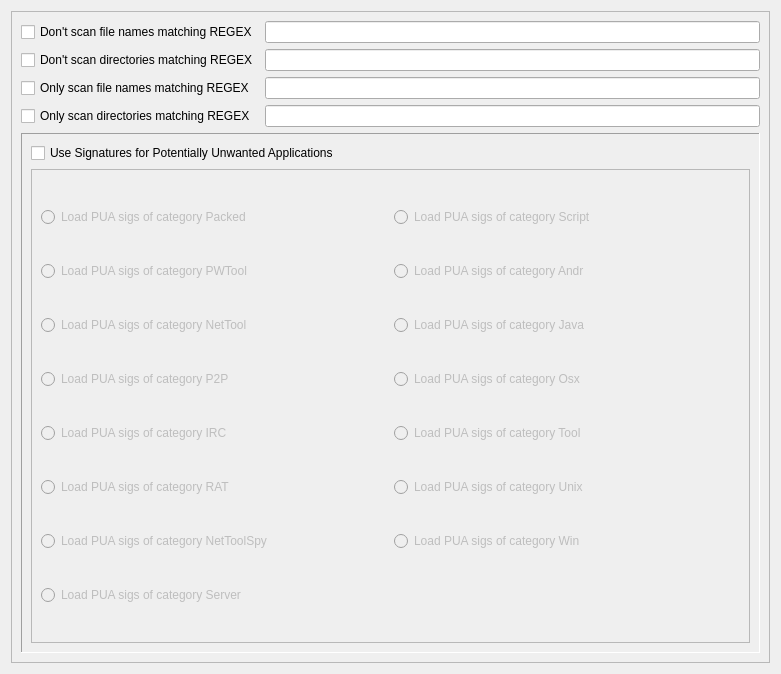
<?xml version="1.0" encoding="UTF-8"?>
<ui version="4.0">
 <class>includeExcludeOptions</class>
 <widget class="QWidget" name="includeExcludeOptions">
  <property name="geometry">
   <rect>
    <x>0</x>
    <y>0</y>
    <width>781</width>
    <height>674</height>
   </rect>
  </property>
  <property name="windowTitle">
   <string>Form</string>
  </property>
  <layout class="QGridLayout" name="gridLayout_3">
   <item row="0" column="0">
    <widget class="QScrollArea" name="scrollArea">
     <property name="widgetResizable">
      <bool>true</bool>
     </property>
     <widget class="QWidget" name="scrollAreaWidgetContents">
      <property name="geometry">
       <rect>
        <x>0</x>
        <y>0</y>
        <width>761</width>
        <height>654</height>
       </rect>
      </property>
      <layout class="QGridLayout" name="gridLayout_4">
       <item row="0" column="0">
        <widget class="QCheckBox" name="dontScanFileNameCheckBox">
         <property name="text">
          <string>Don't scan file names matching REGEX</string>
         </property>
        </widget>
       </item>
       <item row="0" column="1">
        <widget class="QLineEdit" name="dontScanFileNameLineEdit"/>
       </item>
       <item row="1" column="0">
        <widget class="QCheckBox" name="dontScanDirCheckBox">
         <property name="text">
          <string>Don't scan directories matching REGEX</string>
         </property>
        </widget>
       </item>
       <item row="1" column="1">
        <widget class="QLineEdit" name="dontScanDirLineEdit"/>
       </item>
       <item row="2" column="0">
        <widget class="QCheckBox" name="onlyScanFileNameCheckBox">
         <property name="text">
          <string>Only scan file names matching REGEX</string>
         </property>
        </widget>
       </item>
       <item row="2" column="1">
        <widget class="QLineEdit" name="onlyScanFileNameLineEdit"/>
       </item>
       <item row="3" column="0">
        <widget class="QCheckBox" name="onlyScanDirCheckBox">
         <property name="text">
          <string>Only scan directories matching REGEX</string>
         </property>
        </widget>
       </item>
       <item row="3" column="1">
        <widget class="QLineEdit" name="onlyScanDirLineEdit"/>
       </item>
       <item row="4" column="0" colspan="2">
        <widget class="QFrame" name="frame">
         <property name="frameShape">
          <enum>QFrame::Panel</enum>
         </property>
         <property name="frameShadow">
          <enum>QFrame::Sunken</enum>
         </property>
         <layout class="QGridLayout" name="gridLayout_2">
          <item row="0" column="0">
           <widget class="QCheckBox" name="enablePUACheckBox">
            <property name="text">
             <string>Use Signatures for Potentially Unwanted Applications</string>
            </property>
           </widget>
          </item>
          <item row="1" column="0">
           <widget class="QFrame" name="PUAFrame">
            <property name="enabled">
             <bool>false</bool>
            </property>
            <property name="frameShape">
             <enum>QFrame::StyledPanel</enum>
            </property>
            <property name="frameShadow">
             <enum>QFrame::Raised</enum>
            </property>
            <layout class="QGridLayout" name="gridLayout">
             <item row="0" column="0">
              <widget class="QRadioButton" name="loadPUAPackedRadioButon">
               <property name="text">
                <string>Load PUA sigs of category Packed</string>
               </property>
               <property name="autoExclusive">
                <bool>false</bool>
               </property>
              </widget>
             </item>
             <item row="7" column="0">
              <widget class="QRadioButton" name="loadPUANetToolSpyRadioButton">
               <property name="text">
                <string>Load PUA sigs of category NetToolSpy</string>
               </property>
               <property name="autoExclusive">
                <bool>false</bool>
               </property>
              </widget>
             </item>
             <item row="8" column="0">
              <widget class="QRadioButton" name="loadPUAServerRadioButton">
               <property name="text">
                <string>Load PUA sigs of category Server</string>
               </property>
               <property name="autoExclusive">
                <bool>false</bool>
               </property>
              </widget>
             </item>
             <item row="2" column="0">
              <widget class="QRadioButton" name="loadPUAPWToolRadioButton">
               <property name="text">
                <string>Load PUA sigs of category PWTool</string>
               </property>
               <property name="autoExclusive">
                <bool>false</bool>
               </property>
              </widget>
             </item>
             <item row="6" column="0">
              <widget class="QRadioButton" name="loadPUARATRadioButton">
               <property name="text">
                <string>Load PUA sigs of category RAT</string>
               </property>
               <property name="autoExclusive">
                <bool>false</bool>
               </property>
              </widget>
             </item>
             <item row="3" column="0">
              <widget class="QRadioButton" name="loadPUANetToolRadioButton">
               <property name="text">
                <string>Load PUA sigs of category NetTool</string>
               </property>
               <property name="checked">
                <bool>false</bool>
               </property>
               <property name="autoExclusive">
                <bool>false</bool>
               </property>
              </widget>
             </item>
             <item row="0" column="1">
              <widget class="QRadioButton" name="loadPUAScriptRadioButton">
               <property name="text">
                <string>Load PUA sigs of category Script</string>
               </property>
               <property name="autoExclusive">
                <bool>false</bool>
               </property>
              </widget>
             </item>
             <item row="5" column="0">
              <widget class="QRadioButton" name="loadPUAIRCRadioButton">
               <property name="text">
                <string>Load PUA sigs of category IRC</string>
               </property>
               <property name="autoExclusive">
                <bool>false</bool>
               </property>
              </widget>
             </item>
             <item row="4" column="0">
              <widget class="QRadioButton" name="loadPUAP2PRadioButton">
               <property name="text">
                <string>Load PUA sigs of category P2P</string>
               </property>
               <property name="autoExclusive">
                <bool>false</bool>
               </property>
              </widget>
             </item>
             <item row="2" column="1">
              <widget class="QRadioButton" name="loadPUAAndrRadioButton">
               <property name="text">
                <string>Load PUA sigs of category Andr</string>
               </property>
               <property name="autoExclusive">
                <bool>false</bool>
               </property>
              </widget>
             </item>
             <item row="3" column="1">
              <widget class="QRadioButton" name="loadPUAJavaRadioButton">
               <property name="text">
                <string>Load PUA sigs of category Java</string>
               </property>
               <property name="autoExclusive">
                <bool>false</bool>
               </property>
              </widget>
             </item>
             <item row="4" column="1">
              <widget class="QRadioButton" name="loadPUAOsxRadioButton">
               <property name="text">
                <string>Load PUA sigs of category Osx</string>
               </property>
               <property name="autoExclusive">
                <bool>false</bool>
               </property>
              </widget>
             </item>
             <item row="5" column="1">
              <widget class="QRadioButton" name="loadPUAToolRadioButton">
               <property name="text">
                <string>Load PUA sigs of category Tool</string>
               </property>
               <property name="autoExclusive">
                <bool>false</bool>
               </property>
              </widget>
             </item>
             <item row="6" column="1">
              <widget class="QRadioButton" name="loadPUAUnixRadioButton">
               <property name="text">
                <string>Load PUA sigs of category Unix</string>
               </property>
               <property name="autoExclusive">
                <bool>false</bool>
               </property>
              </widget>
             </item>
             <item row="7" column="1">
              <widget class="QRadioButton" name="loadPUAWinRadioButton">
               <property name="text">
                <string>Load PUA sigs of category Win</string>
               </property>
               <property name="autoExclusive">
                <bool>false</bool>
               </property>
              </widget>
             </item>
            </layout>
           </widget>
          </item>
         </layout>
        </widget>
       </item>
      </layout>
     </widget>
    </widget>
   </item>
  </layout>
 </widget>
 <resources/>
 <connections>
  <connection>
   <sender>enablePUACheckBox</sender>
   <signal>clicked()</signal>
   <receiver>includeExcludeOptions</receiver>
   <slot>slot_enablePUACheckBoxClicked()</slot>
   <hints>
    <hint type="sourcelabel">
     <x>33</x>
     <y>168</y>
    </hint>
    <hint type="destinationlabel">
     <x>5</x>
     <y>166</y>
    </hint>
   </hints>
  </connection>
  <connection>
   <sender>dontScanFileNameLineEdit</sender>
   <signal>textChanged(QString)</signal>
   <receiver>includeExcludeOptions</receiver>
   <slot>slot_writeSettings()</slot>
   <hints>
    <hint type="sourcelabel">
     <x>600</x>
     <y>33</y>
    </hint>
    <hint type="destinationlabel">
     <x>662</x>
     <y>33</y>
    </hint>
   </hints>
  </connection>
  <connection>
   <sender>dontScanDirLineEdit</sender>
   <signal>textChanged(QString)</signal>
   <receiver>includeExcludeOptions</receiver>
   <slot>slot_writeSettings()</slot>
   <hints>
    <hint type="sourcelabel">
     <x>523</x>
     <y>60</y>
    </hint>
    <hint type="destinationlabel">
     <x>665</x>
     <y>79</y>
    </hint>
   </hints>
  </connection>
  <connection>
   <sender>onlyScanFileNameLineEdit</sender>
   <signal>textChanged(QString)</signal>
   <receiver>includeExcludeOptions</receiver>
   <slot>slot_writeSettings()</slot>
   <hints>
    <hint type="sourcelabel">
     <x>529</x>
     <y>87</y>
    </hint>
    <hint type="destinationlabel">
     <x>666</x>
     <y>110</y>
    </hint>
   </hints>
  </connection>
  <connection>
   <sender>onlyScanDirLineEdit</sender>
   <signal>textChanged(QString)</signal>
   <receiver>includeExcludeOptions</receiver>
   <slot>slot_writeSettings()</slot>
   <hints>
    <hint type="sourcelabel">
     <x>541</x>
     <y>123</y>
    </hint>
    <hint type="destinationlabel">
     <x>665</x>
     <y>150</y>
    </hint>
   </hints>
  </connection>
  <connection>
   <sender>loadPUAPackedRadioButon</sender>
   <signal>clicked()</signal>
   <receiver>includeExcludeOptions</receiver>
   <slot>slot_writeSettings()</slot>
   <hints>
    <hint type="sourcelabel">
     <x>387</x>
     <y>242</y>
    </hint>
    <hint type="destinationlabel">
     <x>665</x>
     <y>211</y>
    </hint>
   </hints>
  </connection>
  <connection>
   <sender>loadPUAPWToolRadioButton</sender>
   <signal>clicked()</signal>
   <receiver>includeExcludeOptions</receiver>
   <slot>slot_writeSettings()</slot>
   <hints>
    <hint type="sourcelabel">
     <x>387</x>
     <y>294</y>
    </hint>
    <hint type="destinationlabel">
     <x>663</x>
     <y>262</y>
    </hint>
   </hints>
  </connection>
  <connection>
   <sender>loadPUANetToolRadioButton</sender>
   <signal>clicked()</signal>
   <receiver>includeExcludeOptions</receiver>
   <slot>slot_writeSettings()</slot>
   <hints>
    <hint type="sourcelabel">
     <x>387</x>
     <y>346</y>
    </hint>
    <hint type="destinationlabel">
     <x>666</x>
     <y>292</y>
    </hint>
   </hints>
  </connection>
  <connection>
   <sender>loadPUAP2PRadioButton</sender>
   <signal>clicked()</signal>
   <receiver>includeExcludeOptions</receiver>
   <slot>slot_writeSettings()</slot>
   <hints>
    <hint type="sourcelabel">
     <x>387</x>
     <y>398</y>
    </hint>
    <hint type="destinationlabel">
     <x>664</x>
     <y>338</y>
    </hint>
   </hints>
  </connection>
  <connection>
   <sender>loadPUAIRCRadioButton</sender>
   <signal>clicked()</signal>
   <receiver>includeExcludeOptions</receiver>
   <slot>slot_writeSettings()</slot>
   <hints>
    <hint type="sourcelabel">
     <x>387</x>
     <y>450</y>
    </hint>
    <hint type="destinationlabel">
     <x>664</x>
     <y>376</y>
    </hint>
   </hints>
  </connection>
  <connection>
   <sender>loadPUARATRadioButton</sender>
   <signal>clicked()</signal>
   <receiver>includeExcludeOptions</receiver>
   <slot>slot_writeSettings()</slot>
   <hints>
    <hint type="sourcelabel">
     <x>387</x>
     <y>502</y>
    </hint>
    <hint type="destinationlabel">
     <x>666</x>
     <y>323</y>
    </hint>
   </hints>
  </connection>
  <connection>
   <sender>loadPUANetToolSpyRadioButton</sender>
   <signal>clicked()</signal>
   <receiver>includeExcludeOptions</receiver>
   <slot>slot_writeSettings()</slot>
   <hints>
    <hint type="sourcelabel">
     <x>387</x>
     <y>554</y>
    </hint>
    <hint type="destinationlabel">
     <x>666</x>
     <y>412</y>
    </hint>
   </hints>
  </connection>
  <connection>
   <sender>loadPUAServerRadioButton</sender>
   <signal>clicked()</signal>
   <receiver>includeExcludeOptions</receiver>
   <slot>slot_writeSettings()</slot>
   <hints>
    <hint type="sourcelabel">
     <x>387</x>
     <y>606</y>
    </hint>
    <hint type="destinationlabel">
     <x>667</x>
     <y>440</y>
    </hint>
   </hints>
  </connection>
  <connection>
   <sender>loadPUAScriptRadioButton</sender>
   <signal>clicked()</signal>
   <receiver>includeExcludeOptions</receiver>
   <slot>slot_writeSettings()</slot>
   <hints>
    <hint type="sourcelabel">
     <x>741</x>
     <y>242</y>
    </hint>
    <hint type="destinationlabel">
     <x>665</x>
     <y>470</y>
    </hint>
   </hints>
  </connection>
  <connection>
   <sender>loadPUAAndrRadioButton</sender>
   <signal>clicked()</signal>
   <receiver>includeExcludeOptions</receiver>
   <slot>slot_writeSettings()</slot>
   <hints>
    <hint type="sourcelabel">
     <x>439</x>
     <y>279</y>
    </hint>
    <hint type="destinationlabel">
     <x>775</x>
     <y>482</y>
    </hint>
   </hints>
  </connection>
  <connection>
   <sender>loadPUAJavaRadioButton</sender>
   <signal>clicked()</signal>
   <receiver>includeExcludeOptions</receiver>
   <slot>slot_writeSettings()</slot>
   <hints>
    <hint type="sourcelabel">
     <x>487</x>
     <y>331</y>
    </hint>
    <hint type="destinationlabel">
     <x>776</x>
     <y>527</y>
    </hint>
   </hints>
  </connection>
  <connection>
   <sender>loadPUAOsxRadioButton</sender>
   <signal>clicked()</signal>
   <receiver>includeExcludeOptions</receiver>
   <slot>slot_writeSettings()</slot>
   <hints>
    <hint type="sourcelabel">
     <x>421</x>
     <y>388</y>
    </hint>
    <hint type="destinationlabel">
     <x>775</x>
     <y>560</y>
    </hint>
   </hints>
  </connection>
  <connection>
   <sender>loadPUAToolRadioButton</sender>
   <signal>clicked()</signal>
   <receiver>includeExcludeOptions</receiver>
   <slot>slot_writeSettings()</slot>
   <hints>
    <hint type="sourcelabel">
     <x>458</x>
     <y>441</y>
    </hint>
    <hint type="destinationlabel">
     <x>774</x>
     <y>599</y>
    </hint>
   </hints>
  </connection>
  <connection>
   <sender>loadPUAUnixRadioButton</sender>
   <signal>clicked()</signal>
   <receiver>includeExcludeOptions</receiver>
   <slot>slot_writeSettings()</slot>
   <hints>
    <hint type="sourcelabel">
     <x>408</x>
     <y>489</y>
    </hint>
    <hint type="destinationlabel">
     <x>777</x>
     <y>631</y>
    </hint>
   </hints>
  </connection>
  <connection>
   <sender>loadPUAWinRadioButton</sender>
   <signal>clicked()</signal>
   <receiver>includeExcludeOptions</receiver>
   <slot>slot_writeSettings()</slot>
   <hints>
    <hint type="sourcelabel">
     <x>416</x>
     <y>543</y>
    </hint>
    <hint type="destinationlabel">
     <x>761</x>
     <y>667</y>
    </hint>
   </hints>
  </connection>
 </connections>
 <slots>
  <slot>slot_enablePUACheckBoxClicked()</slot>
  <slot>slot_writeSettings()</slot>
 </slots>
</ui>
